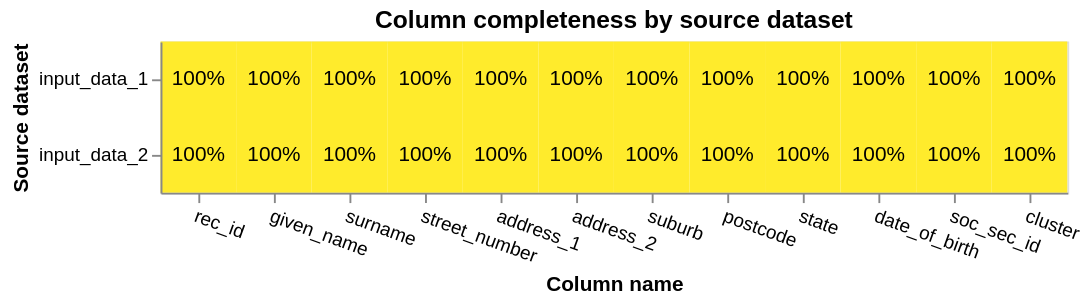

The code cell stored with this chart in its notebook:
### Markdown cell above
It's usually a good idea to perform exploratory analysis on your data so you understand what's in each column and how often it's missing

### Code cell
from splink.exploratory import completeness_chart

completeness_chart(dfs, db_api=DuckDBAPI())

### Figure 1 — Vega-Lite specification as saved in the notebook (floating-point values rounded to 4 significant figures)
{"config": {"view": {"continuousWidth": 400, "continuousHeight": 300}}, "layer": [{"mark": "rect", "encoding": {"color": {"field": "completeness", "legend": null, "scale": {"scheme": "darkred", "zero": true}, "type": "quantitative"}, "tooltip": [{"field": "source_dataset", "title": "Source dataset", "type": "nominal"}, {"field": "total_rows_inc_nulls", "format": ",", "title": "# of records", "type": "quantitative"}, {"field": "column_name", "title": "Column name", "type": "nominal"}, {"field": "total_null_rows", "format": ",", "title": "# of nulls", "type": "quantitative"}, {"field": "completeness", "format": ".1%", "type": "quantitative"}], "x": {"axis": {"labelAngle": 20}, "field": "column_name", "sort": {"field": "mean_comp", "order": "descending"}, "title": "Column name", "type": "nominal"}, "y": {"field": "source_dataset", "title": "Source dataset", "type": "nominal"}}, "title": "Column completeness by source dataset", "transform": [{"joinaggregate": [{"op": "mean", "field": "completeness", "as": "mean_comp"}], "groupby": ["column_name"]}]}, {"mark": {"type": "text"}, "encoding": {"color": {"condition": {"test": "datum['completeness'] < 0.5", "value": "white"}, "value": "black"}, "text": {"field": "completeness", "format": ".0%", "type": "quantitative"}, "x": {"axis": {"labelAngle": 0}, "field": "column_name", "sort": {"field": "mean_comp", "order": "descending"}, "type": "nominal"}, "y": {"field": "source_dataset", "type": "nominal"}}, "transform": [{"joinaggregate": [{"op": "mean", "field": "completeness", "as": "mean_comp"}], "groupby": ["column_name"]}]}], "data": {"name": "data-4d2ed0ae647508278f5cff63161e06b9"}, "height": {"step": 40}, "width": {"step": 40}, "$schema": "https://vega.github.io/schema/vega-lite/v5.9.3.json", "datasets": {"data-4d2ed0ae647508278f5cff63161e06b9": [{"source_dataset": "input_data_2", "column_name": "rec_id", "total_null_rows": 0, "total_rows_inc_nulls": 5000, "completeness": 1.0}, {"source_dataset": "input_data_1", "column_name": "rec_id", "total_null_rows": 0, "total_rows_inc_nulls": 5000, "completeness": 1.0}, {"source_dataset": "input_data_2", "column_name": "given_name", "total_null_rows": 0, "total_rows_inc_nulls": 5000, "completeness": 1.0}, {"source_dataset": "input_data_1", "column_name": "given_name", "total_null_rows": 0, "total_rows_inc_nulls": 5000, "completeness": 1.0}, {"source_dataset": "input_data_2", "column_name": "surname", "total_null_rows": 0, "total_rows_inc_nulls": 5000, "completeness": 1.0}, {"source_dataset": "input_data_1", "column_name": "surname", "total_null_rows": 0, "total_rows_inc_nulls": 5000, "completeness": 1.0}, {"source_dataset": "input_data_2", "column_name": "street_number", "total_null_rows": 0, "total_rows_inc_nulls": 5000, "completeness": 1.0}, {"source_dataset": "input_data_1", "column_name": "street_number", "total_null_rows": 0, "total_rows_inc_nulls": 5000, "completeness": 1.0}, {"source_dataset": "input_data_2", "column_name": "address_1", "total_null_rows": 0, "total_rows_inc_nulls": 5000, "completeness": 1.0}, {"source_dataset": "input_data_1", "column_name": "address_1", "total_null_rows": 0, "total_rows_inc_nulls": 5000, "completeness": 1.0}, {"source_dataset": "input_data_2", "column_name": "address_2", "total_null_rows": 0, "total_rows_inc_nulls": 5000, "completeness": 1.0}, {"source_dataset": "input_data_1", "column_name": "address_2", "total_null_rows": 0, "total_rows_inc_nulls": 5000, "completeness": 1.0}, {"source_dataset": "input_data_2", "column_name": "suburb", "total_null_rows": 0, "total_rows_inc_nulls": 5000, "completeness": 1.0}, {"source_dataset": "input_data_1", "column_name": "suburb", "total_null_rows": 0, "total_rows_inc_nulls": 5000, "completeness": 1.0}, {"source_dataset": "input_data_2", "column_name": "postcode", "total_null_rows": 0, "total_rows_inc_nulls": 5000, "completeness": 1.0}, {"source_dataset": "input_data_1", "column_name": "postcode", "total_null_rows": 0, "total_rows_inc_nulls": 5000, "completeness": 1.0}, {"source_dataset": "input_data_2", "column_name": "state", "total_null_rows": 0, "total_rows_inc_nulls": 5000, "completeness": 1.0}, {"source_dataset": "input_data_1", "column_name": "state", "total_null_rows": 0, "total_rows_inc_nulls": 5000, "completeness": 1.0}, {"source_dataset": "input_data_1", "column_name": "date_of_birth", "total_null_rows": 0, "total_rows_inc_nulls": 5000, "completeness": 1.0}, {"source_dataset": "input_data_2", "column_name": "date_of_birth", "total_null_rows": 0, "total_rows_inc_nulls": 5000, "completeness": 1.0}, {"source_dataset": "input_data_2", "column_name": "soc_sec_id", "total_null_rows": 0, "total_rows_inc_nulls": 5000, "completeness": 1.0}, {"source_dataset": "input_data_1", "column_name": "soc_sec_id", "total_null_rows": 0, "total_rows_inc_nulls": 5000, "completeness": 1.0}, {"source_dataset": "input_data_2", "column_name": "cluster", "total_null_rows": 0, "total_rows_inc_nulls": 5000, "completeness": 1.0}, {"source_dataset": "input_data_1", "column_name": "cluster", "total_null_rows": 0, "total_rows_inc_nulls": 5000, "completeness": 1.0}]}}
